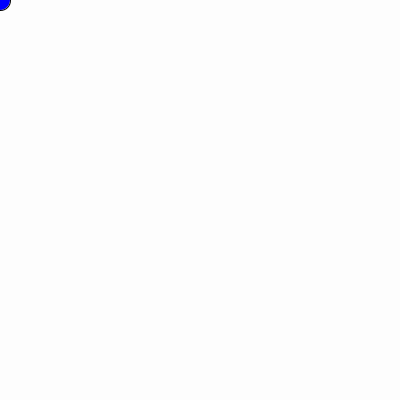
Frame 1 (no input)
Frame 60 (the mouse pressed at the canvas centre just before this capture): identical to frame 1, image omitted
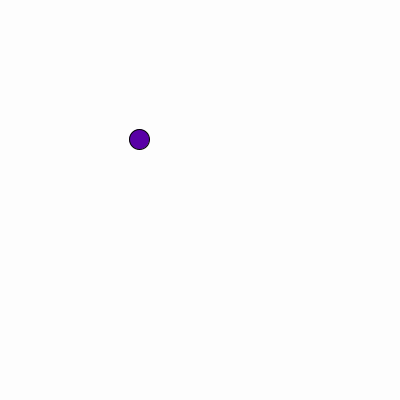
Frame 120 (the mouse held since frame 60 and released just before this capture)

The Processing sketch that drew these frames (run headless with seeded random() and noise(); from frame 60 on, the mouse is pressed at the canvas centre):

// Processing sketch: pelota_mause_
// ── pelota_mause_.pde
float penX, penY = 0;
color minima = color(0, 0, 255);
color maxima = color(255, 0, 0);

void setup() {
  size (400, 400);
  fill (255, 255, 255);
}

void draw() {
  background(253);
  float im = map(penX, 0, width, 0, 1);
  color oscilacion = lerpColor(minima, maxima, im);
  fill(oscilacion);
  ellipse(penX, penY, 20, 20);
  
  penX = lerp(penX, mouseX, 0.02);
  penY = lerp(penY, mouseY, 0.02);
}
